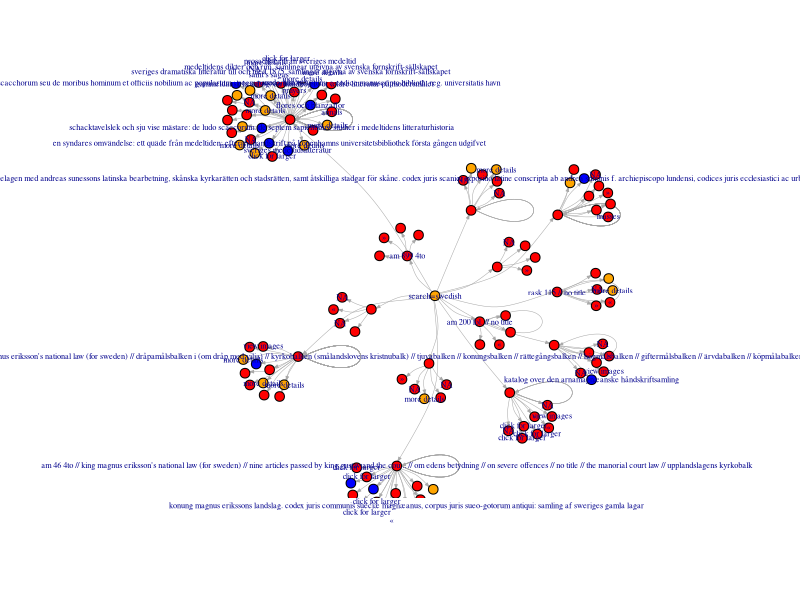

This figure's R source:
library(igraph)
library(tidyverse)
set.seed(11)#Change number here to re-randomize the shape of your graph
colorise<-function(url)
  ifelse(grepl("manuscript",url,fixed = TRUE),"red",
         ifelse(grepl("bibliography",url,fixed = TRUE),"blue",
                "orange"))
read_csv("handrit_swedish_aa_stopword.csv")%>%
  transmute(source=str_to_lower(source),
            target=str_to_lower(target),
            source_label=str_to_lower(source_label),
            target_label=str_to_lower(target_label),
            #color=ifelse(isReply, "grey", "black"),
            arrow.size=0.2,
            curved=runif(n(),-0.4,0.4)) -> df_edges
bind_rows(transmute(df_edges,name=source,label=source_label),
          transmute(df_edges,name=target,label=target_label)
          ) %>%
          group_by(name)%>%
          summarise(actual_label=paste0(unique(label),collapse = " // "))%>%
  #unique()%>%
  mutate(label=ifelse(rbinom(n(),1,0.5),actual_label,""),color=colorise(name))->df_nodes
#read_csv("handrit_swedish_a_formated.csv")%>%

#df_anonymous <- df_edges[3]
  
graph_from_data_frame(df_edges, vertices = df_nodes) -> g_frame
g_frame
#pdf("test.pdf")
lo <- layout_nicely(g_frame)
#dev.off()
plot(g_frame,
     rescale=FALSE,
     layout=1*norm_coords(lo, -1, 1, -1.2, 1.2),
     vertex.size=5,
     vertex.label.cex = 0.5,#Change label size here
     #vertex.label=df_anonymous, #uncomment to get things anonymised
     edge.width=0.5)
#legend('topleft',legend=levels(sizeCut),pt.cex=scaled,col='black',pch=21, pt.bg='orange'))
#dev.off()
#for graphviz later:
#write_graph(g_frame,format = "dot", file = "comment.dot")
